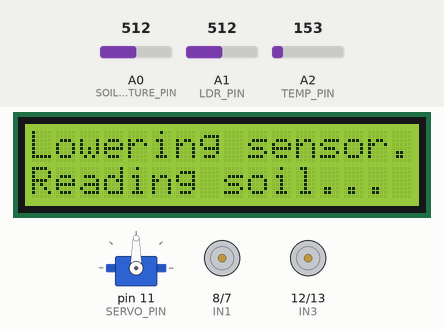
This sketch was run on a simulated Arduino Uno, built with avr-gcc and run on an emulated ATmega328P. On the bench: servo, 16×2 character LCD, motor-driver pin pairs drawn as motors (green arrow = first pin HIGH = forward, orange = second pin HIGH = backward, longer = more drive, scaled by the enable pin). The inputs (shaded band) are chosen by the test bench; at power-on: A2 (TEMP_PIN) = 153, A0 (SOIL_MOISTURE_PIN) = 512, A1 (LDR_PIN) = 512. What the sketch prints to the serial monitor is not drawn.

Above: at 3.2 s.
3.3 s: A2 (TEMP_PIN) set to 165
At 4.4 s:
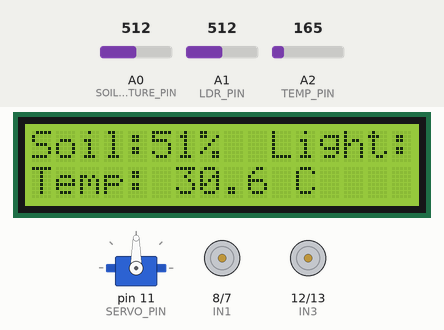
14.9 s: A0 (SOIL_MOISTURE_PIN) set to 716
At 22.1 s:
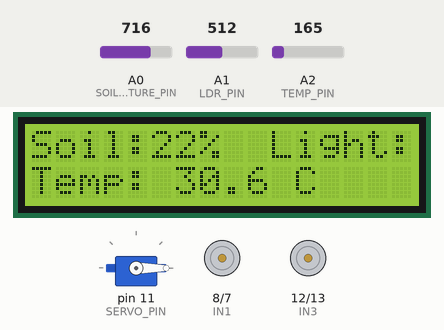
23.3 s: A2 (TEMP_PIN) set to 175
At 28.1 s:
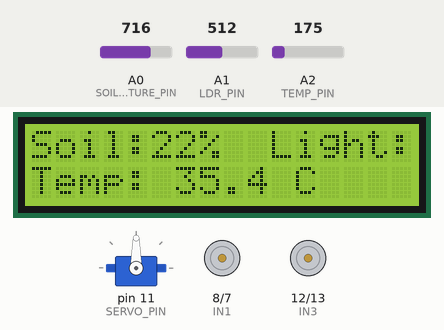
31.7 s: A0 (SOIL_MOISTURE_PIN) set to 900
At 35.5 s:
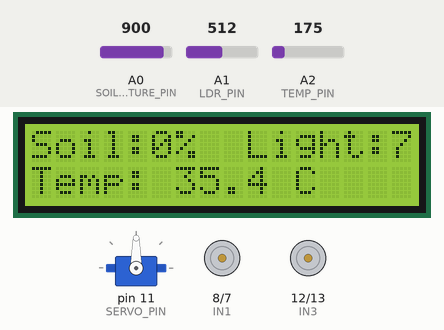
40.1 s: A1 (LDR_PIN) set to 716
At 43.0 s:
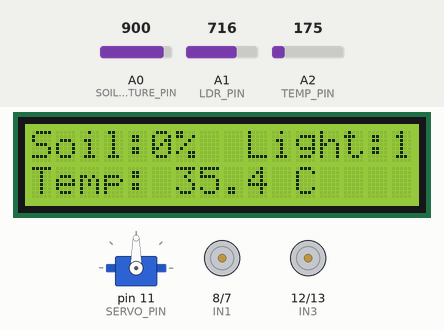
48.5 s: A1 (LDR_PIN) set to 306
At 50.5 s:
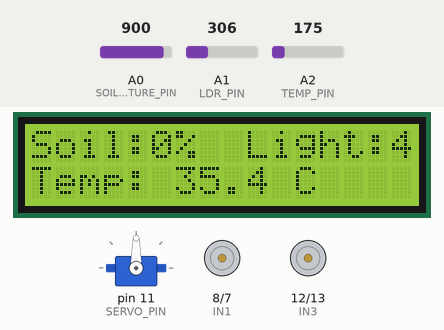
Timing chart, 0 to 57.6 s (numbered marks = the images above; inputs shaded):
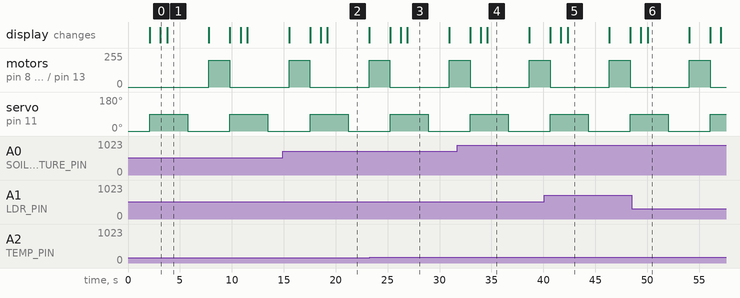

Measured:
- what the display in image 1 shows lasts 4.0 s, from 3.8 s to 7.8 s

The sketch:

agrirover1.ino
```cpp
#include <Wire.h>
#include <LiquidCrystal_I2C.h>
#include <Servo.h>

// --- Pin Definitions ---
#define SOIL_MOISTURE_PIN A0
#define LDR_PIN A1
#define TEMP_PIN A2
#define SERVO_PIN 11

// --- Motor Pin Definitions ---
#define EN_A 9
#define IN1 8
#define IN2 7
#define EN_B 10
#define IN3 12
#define IN4 13

// --- Object Initialization ---
LiquidCrystal_I2C lcd(0x27, 16, 2);
Servo soilServo;

// --- Servo Positions ---
const int SENSOR_UP_POS = 0;
const int SENSOR_DOWN_POS = 90;

// --- NEW: Variable to track total motor runtime ---
unsigned long totalMovementTime = 0;
const int moveDuration = 2000; // Define movement time as a constant

void setup(){
  Serial.begin(9600);

  soilServo.attach(SERVO_PIN);
  soilServo.write(SENSOR_UP_POS);

  pinMode(EN_A, OUTPUT);
  pinMode(IN1, OUTPUT);
  pinMode(IN2, OUTPUT);
  pinMode(EN_B, OUTPUT);
  pinMode(IN3, OUTPUT);
  pinMode(IN4, OUTPUT);

  lcd.init();
  lcd.backlight();
  lcd.setCursor(0, 0);
  lcd.print("Agri-Rover I2C");
  lcd.setCursor(0, 1);
  lcd.print("Online!");
  delay(2000);
  lcd.clear();
}

void loop(){
  stopMotors();
  readAndDisplaySensors();
  delay(1000);

  lcd.clear();
  lcd.setCursor(0, 0);
  lcd.print("Moving Forward...");
  lcd.setCursor(0, 1);
  lcd.print("Sensor is UP");
  moveForward();
  delay(moveDuration);

  // --- NEW: Add the last movement time to our total ---
  totalMovementTime += moveDuration;
}

void readAndDisplaySensors() {
  lcd.clear();
  lcd.setCursor(0, 0);
  lcd.print("Lowering sensor..");

  soilServo.write(SENSOR_DOWN_POS);
  delay(1000);

  lcd.setCursor(0, 1);
  lcd.print("Reading soil...");
  delay(500);

  int soilRaw = analogRead(SOIL_MOISTURE_PIN);
  int soilMoisturePercent = map(soilRaw, 870, 179, 0, 100);
  soilMoisturePercent = constrain(soilMoisturePercent, 0, 100);

  int lightRaw = analogRead(LDR_PIN);
  int lightPercent = map(lightRaw, 6, 679, 0, 100);

  int tempRaw = analogRead(TEMP_PIN);
  float voltage = tempRaw * 5.0 / 1024.0;
  float tempC = (voltage - 0.5) * 100;

  // --- MODIFIED: Enhanced Serial Monitor Output ---
  Serial.println("---------- Rover Status ----------");
  Serial.print("Soil Moisture: "); Serial.print(soilMoisturePercent); Serial.println("%");
  Serial.print("Ambient Light: "); Serial.print(lightPercent); Serial.println("%");
  Serial.print("Temperature:   "); Serial.print(tempC); Serial.println(" C");
  Serial.print("Total Motor On-Time: "); Serial.print(totalMovementTime / 1000.0); Serial.println(" sec");
  Serial.println("----------------------------------");

  lcd.clear();
  lcd.setCursor(0, 0);
  lcd.print("Soil:"); lcd.print(soilMoisturePercent); lcd.print("%  ");
  lcd.print("Light:"); lcd.print(lightPercent); lcd.print("% ");
  lcd.setCursor(0, 1);
  lcd.print("Temp: "); lcd.print(tempC, 1); lcd.print(" C      ");

  delay(2000);

  soilServo.write(SENSOR_UP_POS);
  delay(1000);
}

void moveForward() {
  digitalWrite(IN1, HIGH);
  digitalWrite(IN2, LOW);
  digitalWrite(IN3, HIGH);
  digitalWrite(IN4, LOW);
  analogWrite(EN_A, 200);
  analogWrite(EN_B, 200);
}

void stopMotors() {
  digitalWrite(IN1, LOW);
  digitalWrite(IN2, LOW);
  digitalWrite(IN3, LOW);
  digitalWrite(IN4, LOW);
  analogWrite(EN_A, 0);
  analogWrite(EN_B, 0);
}
```
